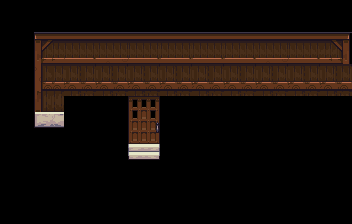

This is a level from a 2D game, rendered from its Tiled map with the project's own tilesets. A one-line summary and the map file follow, with tile-layer data summarised:
An orthogonal 11x7 tile map with 32x32 px tiles, 7 tile layers (Water, Sand-Water, Sand, Ground-Sand, ...), 9 tilesets and 1 object.

<map version="1.0" orientation="orthogonal" renderorder="right-down" width="11" height="7" tilewidth="32" tileheight="32" nextobjectid="85">
 <tileset firstgid="1" name="Terrain" tilewidth="32" tileheight="32" tilecount="1024" columns="32">
  <image source="../environment/terrain.png" width="1024" height="1024" />
  <terraintypes>
   <terrain name="Dark Dirt" tile="100" />
   <terrain name="Red Dirt" tile="103" />
   <terrain name="Black Dirt" tile="106" />
   <terrain name="Grey Dirt" tile="109" />
   <terrain name="Lava" tile="112" />
   <terrain name="Hole" tile="115" />
   <terrain name="Red Hole" tile="118" />
   <terrain name="Black Hole" tile="121" />
   <terrain name="Water" tile="124" />
   <terrain name="Full Dirt" tile="537" />
   <terrain name="Clean Dirt" tile="537" />
   <terrain name="Trans Dirt" tile="97" />
   <terrain name="Grass" tile="289" />
   <terrain name="Dark Grass" tile="295" />
   <terrain name="Short Grass" tile="298" />
   <terrain name="Long Grass" tile="301" />
   <terrain name="Wheat" tile="304" />
   <terrain name="Earth" tile="676" />
   <terrain name="Sand" tile="307" />
   <terrain name="Sand Water" tile="310" />
   <terrain name="Snow" tile="499" />
   <terrain name="Snow Water" tile="662" />
   <terrain name="Snow Ice" tile="502" />
   <terrain name="Ice" tile="496" />
   <terrain name="Brick Road" tile="491" />
   <terrain name="Sewer" tile="484" />
   <terrain name="Sewer Water" tile="481" />
  </terraintypes>
  <tile id="1" terrain="11,11,11," />
  <tile id="2" terrain="11,11,,11" />
  <tile id="4" terrain="0,0,0," />
  <tile id="5" terrain="0,0,,0" />
  <tile id="7" terrain="1,1,1," />
  <tile id="8" terrain="1,1,,1" />
  <tile id="13" terrain="3,3,3," />
  <tile id="14" terrain="3,3,,3" />
  <tile id="16" terrain="4,4,4," />
  <tile id="17" terrain="4,4,,4" />
  <tile id="19" terrain="5,5,5," />
  <tile id="20" terrain="5,5,,5" />
  <tile id="22" terrain="6,6,6," />
  <tile id="23" terrain="6,6,,6" />
  <tile id="25" terrain="7,7,7," />
  <tile id="26" terrain="7,7,,7" />
  <tile id="28" terrain="8,8,8," />
  <tile id="29" terrain="8,8,,8" />
  <tile id="33" terrain="11,,11,11" />
  <tile id="34" terrain=",11,11,11" />
  <tile id="36" terrain="0,,0,0" />
  <tile id="37" terrain=",0,0,0" />
  <tile id="39" terrain="1,,1,1" />
  <tile id="40" terrain=",1,1,1" />
  <tile id="45" terrain="3,,3,3" />
  <tile id="46" terrain=",3,3,3" />
  <tile id="48" terrain="4,,4,4" />
  <tile id="49" terrain=",4,4,4" />
  <tile id="51" terrain="5,,5,5" />
  <tile id="52" terrain=",5,5,5" />
  <tile id="54" terrain="6,,6,6" />
  <tile id="55" terrain=",6,6,6" />
  <tile id="57" terrain="7,,7,7" />
  <tile id="58" terrain=",7,7,7" />
  <tile id="60" terrain="8,,8,8" />
  <tile id="61" terrain=",8,8,8" />
  <tile id="64" terrain=",,,11" />
  <tile id="65" terrain=",,11,11" />
  <tile id="66" terrain=",,11," />
  <tile id="67" terrain=",,,0" />
  <tile id="68" terrain=",,0,0" />
  <tile id="69" terrain=",,0," />
  <tile id="70" terrain=",,,1" />
  <tile id="71" terrain=",,1,1" />
  <tile id="72" terrain=",,1," />
  <tile id="73" terrain=",,,2" />
  <tile id="74" terrain=",,2,2" />
  <tile id="75" terrain=",,2," />
  <tile id="76" terrain=",,,3" />
  <tile id="77" terrain=",,3,3" />
  <tile id="78" terrain=",,3," />
  <tile id="79" terrain=",,,4" />
  <tile id="80" terrain=",,4,4" />
  <tile id="81" terrain=",,4," />
  <tile id="82" terrain=",,,5" />
  <tile id="83" terrain=",,5,5" />
  <tile id="84" terrain=",,5," />
  <tile id="85" terrain=",,,6" />
  <tile id="86" terrain=",,6,6" />
  <tile id="87" terrain=",,6," />
  <tile id="88" terrain=",,,7" />
  <tile id="89" terrain=",,7,7" />
  <tile id="90" terrain=",,7," />
  <tile id="91" terrain=",,,8" />
  <tile id="92" terrain=",,8,8" />
  <tile id="93" terrain=",,8," />
  <tile id="96" terrain=",11,,11" />
  <tile id="97" terrain="11,11,11,11" />
  <tile id="98" terrain="11,,11," />
  <tile id="99" terrain=",0,,0" />
  <tile id="100" terrain="0,0,0,0" />
  <tile id="101" terrain="0,,0," />
  <tile id="102" terrain=",1,,1" />
  <tile id="103" terrain="1,1,1,1" />
  <tile id="104" terrain="1,,1," />
  <tile id="105" terrain=",2,,2" />
  <tile id="106" terrain="2,2,2,2" />
  <tile id="107" terrain="2,,2," />
  <tile id="108" terrain=",3,,3" />
  <tile id="110" terrain="3,,3," />
  <tile id="111" terrain=",4,,4" />
  <tile id="112" terrain="4,4,4,4" />
  <tile id="113" terrain="4,,4," />
  <tile id="114" terrain=",5,,5" />
  <tile id="115" terrain="5,5,5,5" />
  <tile id="116" terrain="5,,5," />
  <tile id="117" terrain=",6,,6" />
  <tile id="118" terrain="6,6,6,6" />
  <tile id="119" terrain="6,,6," />
  <tile id="120" terrain=",7,,7" />
  <tile id="122" terrain="7,,7," />
  <tile id="123" terrain=",8,,8" />
  <tile id="124" terrain="8,8,8,8" probability="20" />
  <tile id="125" terrain="8,,8," />
  <tile id="128" terrain=",11,," />
  <tile id="129" terrain="11,11,," />
  <tile id="130" terrain="11,,," />
  <tile id="131" terrain=",0,," />
  <tile id="132" terrain="0,0,," />
  <tile id="133" terrain="0,,," />
  <tile id="134" terrain=",1,," />
  <tile id="135" terrain="1,1,," />
  <tile id="136" terrain="1,,," />
  <tile id="137" terrain=",2,," />
  <tile id="138" terrain="2,2,," />
  <tile id="139" terrain="2,,," />
  <tile id="140" terrain=",3,," />
  <tile id="141" terrain="3,3,," />
  <tile id="142" terrain="3,,," />
  <tile id="143" terrain=",4,," />
  <tile id="144" terrain="4,4,," />
  <tile id="145" terrain="4,,," />
  <tile id="146" terrain=",5,," />
  <tile id="147" terrain="5,5,," />
  <tile id="148" terrain="5,,," />
  <tile id="149" terrain=",6,," />
  <tile id="150" terrain="6,6,," />
  <tile id="151" terrain="6,,," />
  <tile id="152" terrain=",7,," />
  <tile id="153" terrain="7,7,," />
  <tile id="154" terrain="7,,," />
  <tile id="155" terrain=",8,," />
  <tile id="156" terrain="8,8,," />
  <tile id="157" terrain="8,,," />
  <tile id="160" terrain="9,9,9,9" />
  <tile id="161" terrain="9,9,9,9" />
  <tile id="162" terrain="9,9,9,9" />
  <tile id="163" terrain="0,0,0,0" />
  <tile id="164" terrain="0,0,0,0" />
  <tile id="165" terrain="0,0,0,0" />
  <tile id="166" terrain="1,1,1,1" />
  <tile id="167" terrain="1,1,1,1" />
  <tile id="168" terrain="1,1,1,1" />
  <tile id="169" terrain="2,2,2,2" />
  <tile id="170" terrain="2,2,2,2" />
  <tile id="171" terrain="2,2,2,2" />
  <tile id="172" terrain="3,3,3,3" />
  <tile id="173" terrain="3,3,3,3" />
  <tile id="174" terrain="3,3,3,3" />
  <tile id="175" terrain="4,4,4,4" />
  <tile id="176" terrain="4,4,4,4" />
  <tile id="177" terrain="4,4,4,4" />
  <tile id="184" terrain="7,7,7,7" />
  <tile id="185" terrain="7,7,7,7" />
  <tile id="186" terrain="7,7,7,7" />
  <tile id="187" terrain="8,8,8,8" />
  <tile id="188" terrain="8,8,8,8" />
  <tile id="189" terrain="8,8,8,8" />
  <tile id="193" terrain="12,12,12," />
  <tile id="194" terrain="12,12,,12" />
  <tile id="196" terrain="12,12,12," />
  <tile id="197" terrain="12,12,,12" />
  <tile id="199" terrain="13,13,13," />
  <tile id="200" terrain="13,13,,13" />
  <tile id="202" terrain="14,14,14," />
  <tile id="203" terrain="14,14,,14" />
  <tile id="205" terrain="15,15,15," />
  <tile id="206" terrain="15,15,,15" />
  <tile id="208" terrain="16,16,16," />
  <tile id="209" terrain="16,16,,16" />
  <tile id="211" terrain="18,18,18," />
  <tile id="212" terrain="18,18,,18" />
  <tile id="214" terrain="19,19,19," />
  <tile id="215" terrain="19,19,,19" />
  <tile id="225" terrain="12,,12,12" />
  <tile id="226" terrain=",12,12,12" />
  <tile id="228" terrain="12,,12,12" />
  <tile id="229" terrain=",12,12,12" />
  <tile id="231" terrain="13,,13,13" />
  <tile id="232" terrain=",13,13,13" />
  <tile id="234" terrain="14,,14,14" />
  <tile id="235" terrain=",14,14,14" />
  <tile id="237" terrain="15,,15,15" />
  <tile id="238" terrain=",15,15,15" />
  <tile id="240" terrain="16,,16,16" />
  <tile id="241" terrain=",16,16,16" />
  <tile id="243" terrain="18,,18,18" />
  <tile id="244" terrain=",18,18,18" />
  <tile id="246" terrain="19,,19,19" />
  <tile id="247" terrain=",19,19,19" />
  <tile id="256" terrain=",,,12" />
  <tile id="257" terrain=",,12,12" />
  <tile id="258" terrain=",,12," />
  <tile id="259" terrain=",,,12" />
  <tile id="260" terrain=",,12,12" />
  <tile id="261" terrain=",,12," />
  <tile id="262" terrain=",,,13" />
  <tile id="263" terrain=",,13,13" />
  <tile id="264" terrain=",,13," />
  <tile id="265" terrain=",,,14" />
  <tile id="266" terrain=",,14,14" />
  <tile id="267" terrain=",,14," />
  <tile id="268" terrain=",,,15" />
  <tile id="269" terrain=",,15,15" />
  <tile id="270" terrain=",,15," />
  <tile id="271" terrain=",,,16" />
  <tile id="272" terrain=",,16,16" />
  <tile id="273" terrain=",,16," />
  <tile id="274" terrain=",,,18" />
  <tile id="275" terrain=",,18,18" />
  <tile id="276" terrain=",,18," />
  <tile id="277" terrain=",,,19" />
  <tile id="278" terrain=",,19,19" />
  <tile id="279" terrain=",,19," />
  <tile id="288" terrain=",12,,12" />
  <tile id="290" terrain="12,,12," />
  <tile id="291" terrain=",12,,12" />
  <tile id="292" terrain="12,12,12,12" />
  <tile id="293" terrain="12,,12," />
  <tile id="294" terrain=",13,,13" />
  <tile id="295" terrain="13,13,13,13" />
  <tile id="296" terrain="13,,13," />
  <tile id="297" terrain=",14,,14" />
  <tile id="298" terrain="14,14,14,14" />
  <tile id="299" terrain="14,,14," />
  <tile id="300" terrain=",15,,15" />
  <tile id="301" terrain="15,15,15,15" />
  <tile id="302" terrain="15,,15," />
  <tile id="303" terrain=",16,,16" />
  <tile id="304" terrain="16,16,16,16" />
  <tile id="305" terrain="16,,16," />
  <tile id="306" terrain=",18,,18" />
  <tile id="307" terrain="18,18,18,18" />
  <tile id="308" terrain="18,,18," />
  <tile id="309" terrain=",19,,19" />
  <tile id="310" terrain="19,19,19,19" />
  <tile id="311" terrain="19,,19," />
  <tile id="320" terrain=",12,," />
  <tile id="321" terrain="12,12,," />
  <tile id="322" terrain="12,,," />
  <tile id="323" terrain=",12,," />
  <tile id="324" terrain="12,12,," />
  <tile id="325" terrain="12,,," />
  <tile id="326" terrain=",13,," />
  <tile id="327" terrain="13,13,," />
  <tile id="328" terrain="13,,," />
  <tile id="329" terrain=",14,," />
  <tile id="330" terrain="14,14,," />
  <tile id="331" terrain="14,,," />
  <tile id="332" terrain=",15,," />
  <tile id="333" terrain="15,15,," />
  <tile id="334" terrain="15,,," />
  <tile id="335" terrain=",16,," />
  <tile id="336" terrain="16,16,," />
  <tile id="337" terrain="16,,," />
  <tile id="338" terrain=",18,," />
  <tile id="339" terrain="18,18,," />
  <tile id="340" terrain="18,,," />
  <tile id="341" terrain=",19,," />
  <tile id="342" terrain="19,19,," />
  <tile id="343" terrain="19,,," />
  <tile id="352" terrain="12,12,12,12" />
  <tile id="353" terrain="12,12,12,12" />
  <tile id="354" terrain="12,12,12,12" />
  <tile id="358" terrain="13,13,13,13" />
  <tile id="359" terrain="13,13,13,13" />
  <tile id="360" terrain="13,13,13,13" />
  <tile id="370" terrain="18,18,18,18" />
  <tile id="371" terrain="18,18,18,18" />
  <tile id="372" terrain="18,18,18,18" />
  <tile id="385" terrain="26,26,26," />
  <tile id="386" terrain="26,26,,26" />
  <tile id="388" terrain="25,25,25," />
  <tile id="389" terrain="25,25,,25" />
  <tile id="395" terrain="24,24,24," />
  <tile id="396" terrain="24,24,," />
  <tile id="397" terrain="24,24,,24" />
  <tile id="398" terrain="24,24,24,24" />
  <tile id="400" terrain="23,23,23," />
  <tile id="401" terrain="23,23,,23" />
  <tile id="403" terrain="20,20,20," />
  <tile id="404" terrain="20,20,,20" />
  <tile id="406" terrain="22,22,22," />
  <tile id="407" terrain="22,22,,22" />
  <tile id="417" terrain="26,,26,26" />
  <tile id="418" terrain=",26,26,26" />
  <tile id="420" terrain="25,,25,25" />
  <tile id="421" terrain=",25,25,25" />
  <tile id="427" terrain="24,,24," />
  <tile id="429" terrain=",24,,24" />
  <tile id="430" terrain="24,24,24,24" />
  <tile id="432" terrain="23,,23,23" />
  <tile id="433" terrain=",23,23,23" />
  <tile id="435" terrain="20,,20,20" />
  <tile id="436" terrain=",20,20,20" />
  <tile id="438" terrain="22,,22,22" />
  <tile id="439" terrain=",22,22,22" />
  <tile id="448" terrain=",,,26" />
  <tile id="449" terrain=",,26,26" />
  <tile id="450" terrain=",,26," />
  <tile id="451" terrain=",,,25" />
  <tile id="452" terrain=",,25,25" />
  <tile id="453" terrain=",,25," />
  <tile id="459" terrain="24,,24,24" />
  <tile id="460" terrain=",,24,24" />
  <tile id="461" terrain=",24,24,24" />
  <tile id="462" terrain="24,24,24,24" />
  <tile id="463" terrain=",,,23" />
  <tile id="464" terrain=",,23,23" />
  <tile id="465" terrain=",,23," />
  <tile id="466" terrain=",,,20" />
  <tile id="467" terrain=",,20,20" />
  <tile id="468" terrain=",,20," />
  <tile id="469" terrain=",,,22" />
  <tile id="470" terrain=",,22,22" />
  <tile id="471" terrain=",,22," />
  <tile id="480" terrain=",26,,26" />
  <tile id="482" terrain="26,,26," />
  <tile id="483" terrain=",25,,25" />
  <tile id="484" terrain="25,25,25,25" />
  <tile id="485" terrain="25,,25," />
  <tile id="491" terrain="24,24,24,24" />
  <tile id="492" terrain="24,24,24,24" />
  <tile id="493" terrain="24,24,24,24" />
  <tile id="494" terrain="24,24,24,24" />
  <tile id="495" terrain=",23,,23" />
  <tile id="496" terrain="23,23,23,23" />
  <tile id="497" terrain="23,,23," />
  <tile id="498" terrain=",20,,20" />
  <tile id="499" terrain="20,20,20,20" />
  <tile id="500" terrain="20,,20," />
  <tile id="501" terrain=",22,,22" />
  <tile id="502" terrain="22,22,22,22" />
  <tile id="503" terrain="22,,22," />
  <tile id="504" terrain="9,9,9,10" />
  <tile id="505" terrain="9,9,10,10" />
  <tile id="506" terrain="9,9,10,9" />
  <tile id="507" terrain="10,10,10,9" />
  <tile id="508" terrain="10,10,9,10" />
  <tile id="512" terrain=",26,," />
  <tile id="513" terrain="26,26,," />
  <tile id="514" terrain="26,,," />
  <tile id="515" terrain=",25,," />
  <tile id="516" terrain="25,25,," />
  <tile id="517" terrain="25,,," />
  <tile id="524" terrain=",,,24" />
  <tile id="525" terrain=",,24," />
  <tile id="527" terrain=",23,," />
  <tile id="528" terrain="23,23,," />
  <tile id="529" terrain="23,,," />
  <tile id="530" terrain=",20,," />
  <tile id="531" terrain="20,20,," />
  <tile id="532" terrain="20,,," />
  <tile id="533" terrain=",22,," />
  <tile id="534" terrain="22,22,," />
  <tile id="535" terrain="22,,," />
  <tile id="536" terrain="9,10,9,10" />
  <tile id="537" terrain="10,10,10,10" />
  <tile id="538" terrain="10,9,10,9" />
  <tile id="539" terrain="10,9,10,10" />
  <tile id="540" terrain="9,10,10,10" />
  <tile id="544" terrain="26,26,26,26" />
  <tile id="545" terrain="26,26,26,26" />
  <tile id="546" terrain="26,26,26,26" />
  <tile id="547" terrain="25,25,25,25" />
  <tile id="548" terrain="25,25,25,25" />
  <tile id="549" terrain="25,25,25,25" />
  <tile id="556" terrain=",24,," />
  <tile id="557" terrain="24,,," />
  <tile id="559" terrain="23,23,23,23" />
  <tile id="560" terrain="23,23,23,23" />
  <tile id="561" terrain="23,23,23,23" />
  <tile id="562" terrain="20,20,20,20" />
  <tile id="563" terrain="20,20,20,20" />
  <tile id="564" terrain="20,20,20,20" />
  <tile id="566" terrain="21,21,21," />
  <tile id="567" terrain="21,21,,21" />
  <tile id="568" terrain="9,10,9,9" />
  <tile id="569" terrain="10,10,9,9" />
  <tile id="570" terrain="10,9,9,9" />
  <tile id="571" terrain="10,10,10,10" />
  <tile id="572" terrain="10,10,10,10" />
  <tile id="580" terrain="17,17,17," />
  <tile id="581" terrain="17,17,,17" />
  <tile id="598" terrain="21,,21,21" />
  <tile id="599" terrain=",21,21,21" />
  <tile id="600" terrain="9,9,9,9" />
  <tile id="601" terrain="9,9,9,9" />
  <tile id="602" terrain="9,9,9,9" />
  <tile id="603" terrain="9,9,9,9" />
  <tile id="604" terrain="9,9,9,9" />
  <tile id="612" terrain="17,,17,17" />
  <tile id="613" terrain=",17,17,17" />
  <tile id="629" terrain=",,,21" />
  <tile id="630" terrain=",,21,21" />
  <tile id="631" terrain=",,21," />
  <tile id="643" terrain=",,,17" />
  <tile id="644" terrain=",,17,17" />
  <tile id="645" terrain=",,17," />
  <tile id="661" terrain=",21,,21" />
  <tile id="662" terrain="21,21,21,21" />
  <tile id="663" terrain="21,,21," />
  <tile id="675" terrain=",17,,17" />
  <tile id="676" terrain="17,17,17,17" />
  <tile id="677" terrain="17,,17," />
  <tile id="693" terrain=",21,," />
  <tile id="694" terrain="21,21,," />
  <tile id="695" terrain="21,,," />
  <tile id="707" terrain=",17,," />
  <tile id="708" terrain="17,17,," />
  <tile id="709" terrain="17,,," />
 </tileset>
 <tileset firstgid="1025" name="Terrain_extra" tilewidth="32" tileheight="32" tilecount="1024" columns="32">
  <image source="../environment/terrain_enhanced.png" width="1024" height="1024" />
  <tile id="451">
   <objectgroup draworder="index">
    <object id="1" x="7" y="11" width="15" height="15.5" />
   </objectgroup>
   <animation>
    <frame tileid="451" duration="200" />
    <frame tileid="453" duration="1000" />
   </animation>
  </tile>
 </tileset>
 <tileset firstgid="2049" name="Terrain_misc" tilewidth="32" tileheight="32" tilecount="1024" columns="32">
  <image source="../environment/obj_misk_atlas.png" width="1024" height="1024" />
 </tileset>
 <tileset firstgid="3073" name="Fence" tilewidth="32" tileheight="32" tilecount="18" columns="3">
  <image source="../environment/fence.png" width="96" height="192" />
 </tileset>
 <tileset firstgid="3091" name="Fence_alt" tilewidth="32" tileheight="32" tilecount="18" columns="3">
  <image source="../environment/fence_alt.png" width="96" height="192" />
 </tileset>
 <tileset firstgid="3109" name="Plants" tilewidth="32" tileheight="32" tilecount="108" columns="9">
  <image source="../environment/plants.png" width="288" height="384" />
 </tileset>
 <tileset firstgid="3217" name="Farming_fishing" tilewidth="32" tileheight="32" tilecount="400" columns="20">
  <image source="../environment/farming_fishing.png" width="640" height="640" />
 </tileset>
 <tileset firstgid="3617" name="Town_buildings" tilewidth="32" tileheight="32" tilecount="64" columns="16">
  <image source="../environment/town_buildings.png" width="543" height="128" />
 </tileset>
 <tileset firstgid="3681" name="Interior" tilewidth="32" tileheight="32" tilecount="256" columns="16">
  <image source="../environment/interior.png" width="512" height="512" />
 </tileset>
 <layer name="Water" width="11" height="7">
  <data>[77 cells, 0 non-empty, 0 distinct tile ids]</data>
 </layer>
 <layer name="Sand-Water" width="11" height="7">
  <data>[77 cells, 0 non-empty, 0 distinct tile ids]</data>
 </layer>
 <layer name="Sand" width="11" height="7">
  <data>[77 cells, 0 non-empty, 0 distinct tile ids]</data>
 </layer>
 <layer name="Ground-Sand" width="11" height="7">
  <data>[77 cells, 0 non-empty, 0 distinct tile ids]</data>
 </layer>
 <layer name="Ground" width="11" height="7">
  <data>[77 cells, 23 non-empty, 9 distinct tile ids]</data>
 </layer>
 <layer name="Over" width="11" height="7">
  <data>[77 cells, 0 non-empty, 0 distinct tile ids]</data>
 </layer>
 <layer name="Over2" width="11" height="7">
  <data>[77 cells, 0 non-empty, 0 distinct tile ids]</data>
 </layer>
 <objectgroup name="Obstacles" />
</map>
